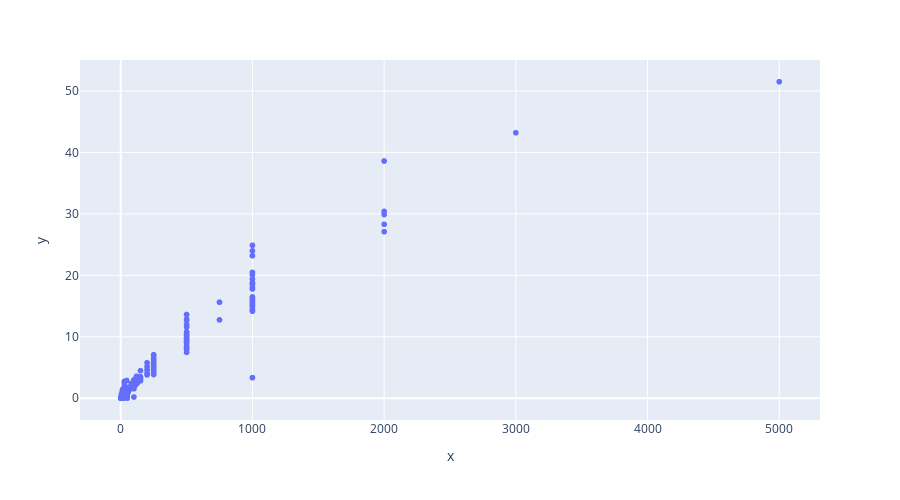

The code cell stored with this chart in its notebook:
### Code cell
# visualizando os dados com o plotly
fig = px.scatter(x=x, y=y, width=900, height=500)
fig.update_traces(marker_size=6)
fig.show()

### Figure 1 — Plotly figure (JSON) as saved in the notebook; plotly's stock layout.template omitted (floating-point values rounded to 4 significant figures; data arrays with more than 128 entries replaced by an {"elided": "..."} marker saying what was removed)
{"data": [{"hovertemplate": "x=%{x}<br>y=%{y}<extra></extra>", "legendgroup": "", "marker": {"color": "#636efa", "size": 6, "symbol": "circle"}, "mode": "markers", "name": "", "showlegend": false, "type": "scattergl", "x": {"elided": "1504 float values"}, "xaxis": "x", "y": {"elided": "1504 float values"}, "yaxis": "y"}], "layout": {"height": 500, "legend": {"tracegroupgap": 0}, "margin": {"t": 60}, "width": 900, "xaxis": {"anchor": "y", "domain": [0, 1], "title": {"text": "x"}}, "yaxis": {"anchor": "x", "domain": [0, 1], "title": {"text": "y"}}}}
